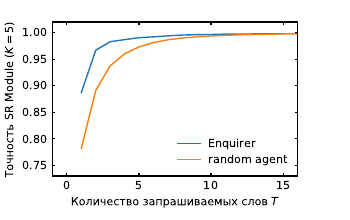

Write the Python code that produced this figure.
import numpy as np
import matplotlib.pyplot as plt
import pandas as pd
from mplstyle import change_mpl_defaults


df_e = pd.read_csv("data/word_sweep_enq_ee.csv")
df_g = pd.read_csv("data/word_sweep.csv")

change_mpl_defaults()

plt.figure()
plt.plot(df_e["T"], df_e["acc"], label="Enquirer")
plt.plot(df_g["T"], df_g["acc"], label="random agent")
plt.legend()
plt.xlabel(r"Количество запрашиваемых слов $T$")
plt.xlim(-1, 16)
plt.xticks(np.arange(0, 16, 5))
plt.ylabel(r"Точность SR Module ($K = 5$)")
plt.ylim(0.72, 1.02)
plt.yticks(np.arange(0.7, 1.01, 0.05))
plt.savefig("plots/word_sweep_enq.pdf")
